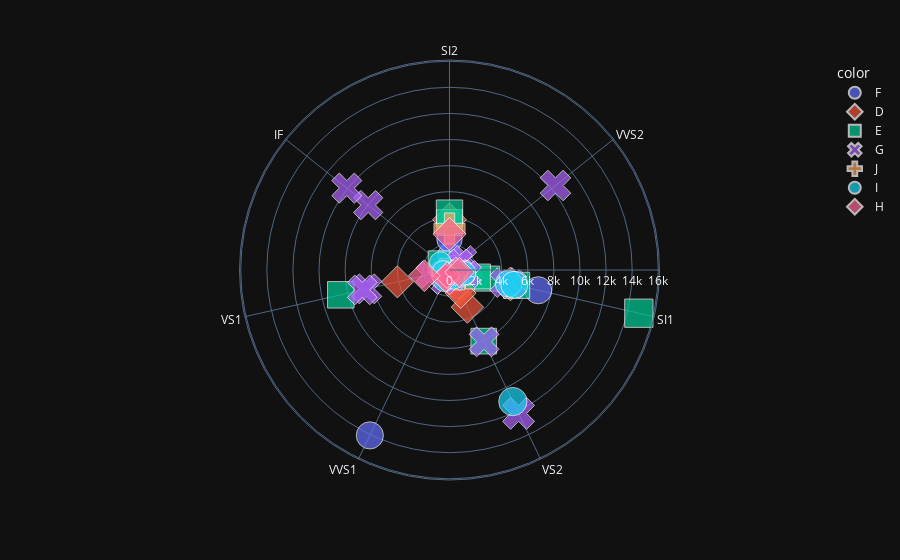

Notebook code for this chart:
### Code cell
# size,color,symbol
fig4 = px.scatter_polar(diamondsSample.iloc[:70],r='price',
                         theta='clarity',
                         color='color',
                         symbol='color',
                         size='z',
                         template='plotly_dark')
fig4.show()

### Figure 1 — Plotly figure (JSON) as saved in the notebook; plotly's stock layout.template omitted (floating-point values rounded to 4 significant figures)
{"data": [{"hovertemplate": "color=F<br>price=%{r}<br>clarity=%{theta}<br>z=%{marker.size}<extra></extra>", "legendgroup": "F", "marker": {"color": "#636efa", "size": [3.27, 3.82, 3.68, 2.44, 3.24, 3.05, 4.22, 4.22], "sizemode": "area", "sizeref": 0.0115, "symbol": "circle"}, "mode": "markers", "name": "F", "r": [1110, 3619, 2347, 530, 1268, 1433, 6973, 14068], "showlegend": true, "subplot": "polar", "theta": ["SI2", "SI2", "SI2", "VVS2", "SI1", "VS2", "SI1", "VVS1"], "type": "scatterpolar"}, {"hovertemplate": "color=D<br>price=%{r}<br>clarity=%{theta}<br>z=%{marker.size}<extra></extra>", "legendgroup": "D", "marker": {"color": "#EF553B", "size": [3.89, 2.7, 2.74, 2.6, 2.67, 2.75, 2.95, 2.85, 3.09, 3.48, 3.2, 3.54, 3.89, 3.26], "sizemode": "area", "sizeref": 0.0115, "symbol": "diamond"}, "mode": "markers", "name": "D", "r": [4796, 732, 803, 681, 507, 657, 774, 876, 1415, 4095, 1665, 3153, 3847, 1963], "showlegend": true, "subplot": "polar", "theta": ["SI1", "SI1", "SI1", "VS1", "SI1", "VS2", "SI1", "VS2", "SI1", "VS1", "VS2", "VS2", "SI2", "VS2"], "type": "scatterpolar"}, {"hovertemplate": "color=E<br>price=%{r}<br>clarity=%{theta}<br>z=%{marker.size}<extra></extra>", "legendgroup": "E", "marker": {"color": "#00cc96", "size": [4.03, 2.73, 3.82, 2.7, 4.6, 4.0, 3.78, 2.72, 3.93, 3.59, 3.55], "sizemode": "area", "sizeref": 0.0115, "symbol": "square"}, "mode": "markers", "name": "E", "r": [8545, 1018, 3639, 675, 14882, 4355, 6050, 768, 5278, 2961, 2239], "showlegend": true, "subplot": "polar", "theta": ["VS1", "IF", "SI2", "SI1", "SI1", "SI2", "VS2", "VS2", "SI1", "SI1", "SI1"], "type": "scatterpolar"}, {"hovertemplate": "color=G<br>price=%{r}<br>clarity=%{theta}<br>z=%{marker.size}<extra></extra>", "legendgroup": "G", "marker": {"color": "#ab63fa", "size": [3.8, 3.09, 3.19, 2.97, 2.92, 4.19, 2.92, 2.81, 3.86, 4.02, 2.89, 2.69, 3.96, 3.99, 4.56, 4.06, 3.31, 4.02, 2.68], "sizemode": "area", "sizeref": 0.0115, "symbol": "x"}, "mode": "markers", "name": "G", "r": [4922, 934, 1599, 1408, 1007, 10388, 774, 708, 7974, 6499, 900, 720, 4338, 6857, 12196, 10065, 1441, 6108, 1046], "showlegend": true, "subplot": "polar", "theta": ["SI1", "SI1", "VS1", "VVS2", "VVS2", "VVS2", "SI1", "SI1", "IF", "VS1", "SI1", "VS2", "SI1", "VS1", "VS2", "IF", "SI1", "VS2", "VVS1"], "type": "scatterpolar"}, {"hovertemplate": "color=J<br>price=%{r}<br>clarity=%{theta}<br>z=%{marker.size}<extra></extra>", "legendgroup": "J", "marker": {"color": "#FFA15A", "size": [3.85, 2.71], "sizemode": "area", "sizeref": 0.0115, "symbol": "cross"}, "mode": "markers", "name": "J", "r": [3181, 421], "showlegend": true, "subplot": "polar", "theta": ["SI2", "VS1"], "type": "scatterpolar"}, {"hovertemplate": "color=I<br>price=%{r}<br>clarity=%{theta}<br>z=%{marker.size}<extra></extra>", "legendgroup": "I", "marker": {"color": "#19d3f3", "size": [3.26, 4.14, 4.59, 2.76, 4.2, 2.93, 2.71, 2.94, 2.88], "sizemode": "area", "sizeref": 0.0115, "symbol": "circle"}, "mode": "markers", "name": "I", "r": [1134, 4657, 11190, 891, 5098, 875, 505, 573, 680], "showlegend": true, "subplot": "polar", "theta": ["SI1", "SI1", "VS2", "IF", "SI1", "VVS1", "VS1", "SI1", "VS2"], "type": "scatterpolar"}, {"hovertemplate": "color=H<br>price=%{r}<br>clarity=%{theta}<br>z=%{marker.size}<extra></extra>", "legendgroup": "H", "marker": {"color": "#FF6692", "size": [2.83, 2.62, 2.72, 2.44, 3.01, 3.42, 3.74], "sizemode": "area", "sizeref": 0.0115, "symbol": "diamond"}, "mode": "markers", "name": "H", "r": [490, 638, 707, 432, 783, 1978, 2757], "showlegend": true, "subplot": "polar", "theta": ["SI1", "VVS1", "VVS1", "VVS1", "SI1", "VS1", "SI2"], "type": "scatterpolar"}], "layout": {"legend": {"itemsizing": "constant", "title": {"text": "color"}, "tracegroupgap": 0}, "margin": {"t": 60}, "polar": {"angularaxis": {"direction": "clockwise", "rotation": 90}, "domain": {"x": [0, 1], "y": [0, 1]}}}}
